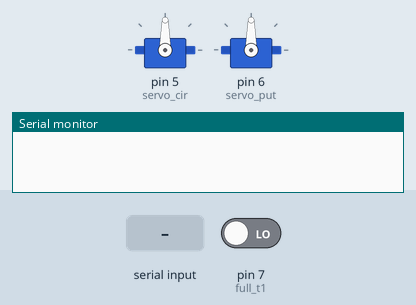
This sketch was run on a simulated Arduino Uno, built with avr-gcc and run on an emulated ATmega328P. Parts: 2 × servo, the last lines printed to the serial monitor. Inputs (shaded band) come from the test bench; at power-on: pin 7 (full_t1) LOW.

Above: at 1.2 s.
1.3 s: "0" received over Serial
At 4.1 s:
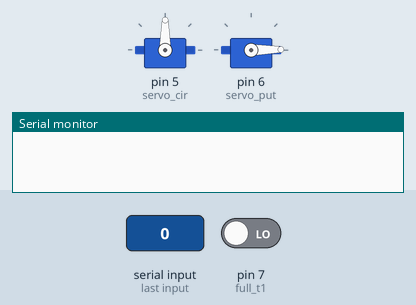
4.3 s: "1" received over Serial
At 5.57 s:
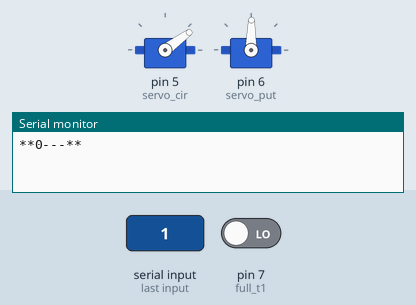
10.3 s: "2" received over Serial
At 14.6 s:
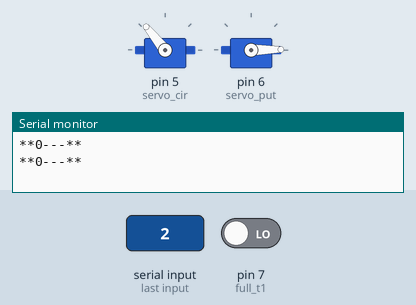
16.3 s: "3" received over Serial
22.3 s: "0" received over Serial
Timing chart, 0 to 29.2 s (numbered marks = the images above; inputs shaded):
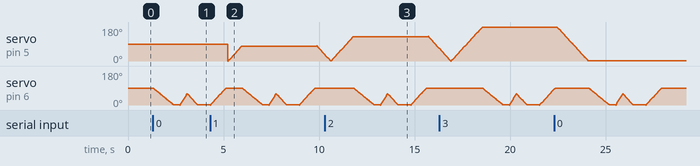

The sketch:

arduino_nano.ino
```cpp
#include <Servo.h>

const int full_t1 = 7;

Servo servo_cir;    //创建一个舵机控制对象,使用Servo类最多可以控制8个舵机
Servo servo_put;
//int pos = 0;        // 该变量用与存储舵机角度位置
char var;


void setup() {
  // put your setup code here, to run once:
  pinMode(full_t1, INPUT);

  servo_cir.attach(5);  // 该舵机由arduino第5脚控制
  servo_put.attach(6);
  Serial.begin(9600);
  while(Serial.available()>0)
  Serial.read();
}

void loop() {
  // put your main code here, to run repeatedly:
  while(Serial.available()==1) {   //当有信号的时候
    var = Serial.read();
    if(var == '0') {
      put_in(0);
    }else if(var == '1') {
      put_in(80);
    }else if(var == '2') {
      put_in(130);
    }else if(var == '3') {
      put_in(180);
    }

  }
  //while(Serial.available()>0)
    //Serial.read();
}


void put_in(int anagle) {
  int pos = 0;
  for(pos = 0; pos < anagle;) {  // 从0度到180度运动
        servo_cir.write(pos);   // 指定舵机转向的角度
        delay(9);               // 等待15ms让舵机到达指定位置
        pos += 1;
  }
  for(pos = 90; pos > 0;) {
        servo_put.write(pos);
        delay(12);
        pos -= 1;
  }
  delay(333);
  for(pos = 0; pos < 60;) {
        servo_put.write(pos);
        delay(6);
        pos += 1;
  }
  for(pos = 60; pos > 0;) {
        servo_put.write(pos);
        delay(9);
        pos -= 1;
  }
  delay(666);
  for(pos = 0; pos < 90;) {
        servo_put.write(pos);
        delay(9);
        pos += 1;
  }
  delay(99);
  for(pos = anagle; pos > 0;) {
        servo_cir.write(pos);
        delay(9);
        pos -= 1;
  }
  delay(9);
  Serial.print("**");
  Serial.print(digitalRead(full_t1));

  Serial.println("---**");
  //tf1 = digitalRead(full_t1);
  delay(9);
}
/*void loop()
{
  for(pos = 0; pos < 180; pos += 1)  // 从0度到180度运动
  {
    servo_cir.write(pos);     // 指定舵机转向的角度
    delay(15);                // 等待15ms让舵机到达指定位置
  }
}*/
```
